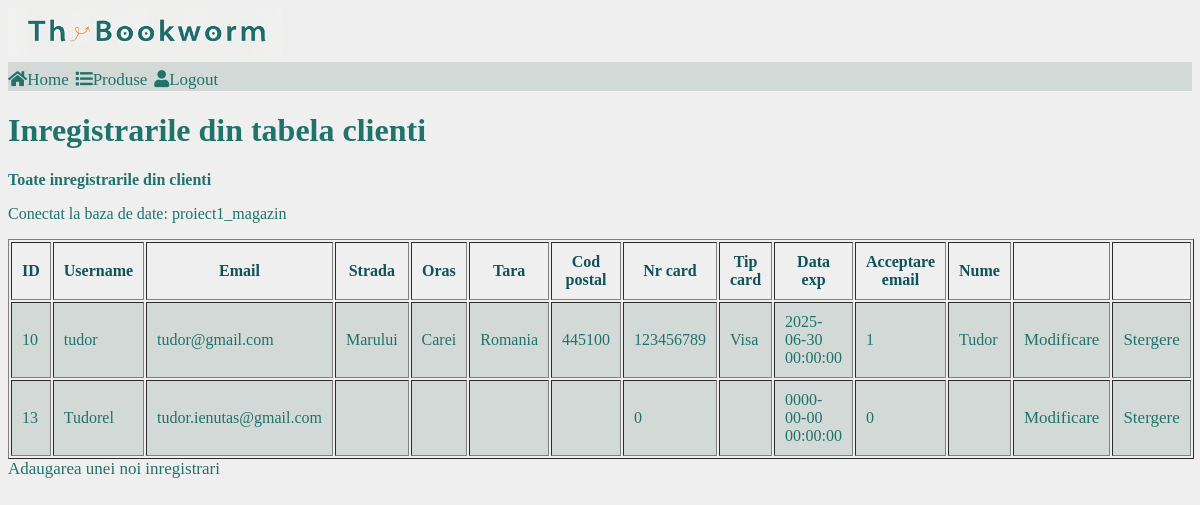
Page /Proiect1_CRUD/VizualizareClienti.php (signed in) on the committed database.
### tables this page shows
CREATE TABLE IF NOT EXISTS `clienti` (
  `client_id` int NOT NULL AUTO_INCREMENT,
  `client_username` varchar(100) NOT NULL,
  `client_pass` varchar(150) NOT NULL,
  `client_email` varchar(150) NOT NULL,
  `client_str` varchar(150) NOT NULL,
  `client_oras` varchar(150) NOT NULL,
  `client_tara` varchar(150) NOT NULL,
  `client_codpost` varchar(150) NOT NULL,
  `client_nrcard` int NOT NULL,
  `client_tipcard` varchar(150) NOT NULL,
  `client_dataexp` datetime NOT NULL,
  `acceptareemail` int NOT NULL,
  `client_nume` varchar(150) NOT NULL,
  PRIMARY KEY (`client_id`)
);

### Proiect1_CRUD/VizualizareClienti.php (the view, shortened to what this page needs)
<!DOCTYPE HTML PUBLIC"-//W3C//DTD HTML 4.01//EN" "http://www.w3.org/TR/html4/strict.dtd">
<html>
<head>
    <link rel="stylesheet" href="https://use.fontawesome.com/releases/v5.7.1/css/all.css">
    <link rel="stylesheet" href="style\style.css">
</head>
<body>
    <img src="style\images\logo.png" height="50" ><br/>
    <nav class="navtop">
        <div>
            <a href="Home.php"><i class="fas fa-home"></i>Home</a>
            <a href="VizualizareProduse.php"><i class="fas fa-list"></i>Produse</a>
            <a href="Logout.php"><i class="fas fa-user"></i>Logout</a>
        </div>
    </nav>
    <h1>Inregistrarile din tabela clienti</h1>
    <p><b>Toate inregistrarile din clienti</b></p>
    <?php
    include("Conectare.php");
    if ($result=$mysqli->query("SELECT * FROM clienti ORDER BY client_id"))
    {
        if ($result->num_rows>0)
        {
            echo"<table border='1' cellpadding='10' width='100%'>";
            echo "<tr><th>ID</th><th>Username</th><th>Email</th><th>Strada</th><th>Oras</th><th>Tara</th><th>Cod postal</th><th>Nr card</th><th>Tip card</th><th>Data exp</th><th>Acceptare email</th><th>Nume</th><th></th><th></th></tr>";
            while ($row = $result->fetch_object())
            {
                echo"<tr>";
                echo"<td>".$row->client_id."</td>";
                echo"<td>".$row->client_username."</td>";
                echo"<td>".$row->client_email."</td>";
                echo"<td>".$row->client_str."</td>";
                echo"<td>".$row->client_oras."</td>";
                echo"<td>".$row->client_tara."</td>";
                echo"<td>".$row->client_codpost."</td>";
                echo"<td>".$row->client_nrcard."</td>";
                echo"<td>".$row->client_tipcard."</td>";
                echo"<td>".$row->client_dataexp."</td>";
                echo"<td>".$row->acceptareemail."</td>";
                echo"<td>".$row->client_nume."</td>";
                echo"<td><a href='ModificareClienti.php?id=".$row->client_id."'>Modificare</a></td>";
                echo"<td><a href='StergereClienti.php?id=".$row->client_id."'>Stergere</a></td>";
                echo"</tr>";
            }
            echo"</table>";
        }
        else{
            echo"Nu sunt inregistrari in tabela!";
        }
    }
    else{
        echo"Error".$mysqli->error();
    }
?>
<a href="InserareClienti.php">Adaugarea unei noi inregistrari</a>
</body>
</html>

### Proiect1_CRUD/style/style.css (style rules this page uses)
body { background-color: #efefef; }
th { color: #0F5259; width: 20%; }
td { color:#20736A; background-color: #D2D9D6; }
h1, h2, h3, p, div.product-price { color:#20736A; }
nav.navtop { background-color: #D2D9D6; }
i { color: #20736A; }
strong, a { font-size: 17px; text-decoration: none; border-radius: 10%; font-family: Cambria, Cochin, Georgia, Times, 'Times New Roman', serif; color: #20736A; }
.navtop { font-size: 25px; font-family: Arial, Helvetica, sans-serif; }

### rows in the picture
clienti: client_id "10", client_username "tudor", client_email "tudor@gmail.com", client_str "Marului", client_oras "Carei", client_tara "Romania", client_codpost "445100", client_nrcard "123456789", client_tipcard "Visa", client_dataexp "2025-06-30 00:00:00", acceptareemail "1", client_nume "Tudor"
clienti: client_id "13", client_username "Tudorel", client_email "tudor.ienutas@gmail.com", client_nrcard "0", client_dataexp "0000-00-00 00:00:00", acceptareemail "0"

### other values in the picture
$db "proiect1_magazin"
